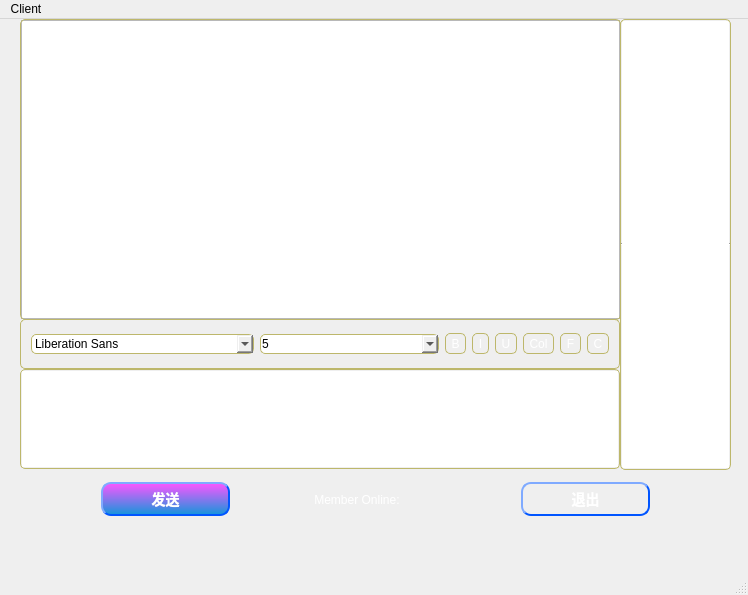
<?xml version="1.0" encoding="UTF-8"?>
<ui version="4.0">
 <class>ClientWindow</class>
 <widget class="QMainWindow" name="ClientWindow">
  <property name="geometry">
   <rect>
    <x>0</x>
    <y>0</y>
    <width>748</width>
    <height>595</height>
   </rect>
  </property>
  <property name="windowTitle">
   <string>MainWindow</string>
  </property>
  <property name="styleSheet">
   <string notr="true"/>
  </property>
  <widget class="QWidget" name="centralwidget">
   <widget class="QFrame" name="frame">
    <property name="geometry">
     <rect>
      <x>20</x>
      <y>300</y>
      <width>600</width>
      <height>50</height>
     </rect>
    </property>
    <property name="styleSheet">
     <string notr="true"> border-width: 1px;
    padding: 1px;
    border-style: solid;
    border-color: darkkhaki;
    border-radius: 5px;</string>
    </property>
    <property name="frameShape">
     <enum>QFrame::Box</enum>
    </property>
    <property name="lineWidth">
     <number>2</number>
    </property>
    <layout class="QHBoxLayout" name="horizontalLayout">
     <item>
      <widget class="QFontComboBox" name="fontCbx"/>
     </item>
     <item>
      <widget class="QComboBox" name="sizeCbx">
       <item>
        <property name="text">
         <string>5</string>
        </property>
       </item>
       <item>
        <property name="text">
         <string>6</string>
        </property>
       </item>
       <item>
        <property name="text">
         <string>7</string>
        </property>
       </item>
       <item>
        <property name="text">
         <string>8</string>
        </property>
       </item>
       <item>
        <property name="text">
         <string>9</string>
        </property>
       </item>
       <item>
        <property name="text">
         <string>10</string>
        </property>
       </item>
       <item>
        <property name="text">
         <string>11</string>
        </property>
       </item>
       <item>
        <property name="text">
         <string>12</string>
        </property>
       </item>
       <item>
        <property name="text">
         <string>13</string>
        </property>
       </item>
       <item>
        <property name="text">
         <string>14</string>
        </property>
       </item>
       <item>
        <property name="text">
         <string>15</string>
        </property>
       </item>
      </widget>
     </item>
     <item>
      <widget class="QToolButton" name="boldTBtn">
       <property name="toolTip">
        <string>Bold</string>
       </property>
       <property name="styleSheet">
        <string notr="true">color:#ffffff; /*文字颜色*/</string>
       </property>
       <property name="text">
        <string>B</string>
       </property>
       <property name="checkable">
        <bool>true</bool>
       </property>
      </widget>
     </item>
     <item>
      <widget class="QToolButton" name="italicTbtn">
       <property name="toolTip">
        <string>Incline</string>
       </property>
       <property name="styleSheet">
        <string notr="true">color:#ffffff; /*文字颜色*/</string>
       </property>
       <property name="text">
        <string>I</string>
       </property>
       <property name="checkable">
        <bool>true</bool>
       </property>
      </widget>
     </item>
     <item>
      <widget class="QToolButton" name="underlineTBtn">
       <property name="toolTip">
        <string>Underline</string>
       </property>
       <property name="styleSheet">
        <string notr="true">color:#ffffff; /*文字颜色*/</string>
       </property>
       <property name="text">
        <string>U</string>
       </property>
       <property name="checkable">
        <bool>true</bool>
       </property>
      </widget>
     </item>
     <item>
      <widget class="QToolButton" name="colorTBtn">
       <property name="toolTip">
        <string>Colour</string>
       </property>
       <property name="styleSheet">
        <string notr="true">color:#ffffff; /*文字颜色*/</string>
       </property>
       <property name="text">
        <string>Col</string>
       </property>
       <property name="checkable">
        <bool>true</bool>
       </property>
      </widget>
     </item>
     <item>
      <widget class="QToolButton" name="FileTBtn">
       <property name="styleSheet">
        <string notr="true">color:#ffffff; /*文字颜色*/</string>
       </property>
       <property name="text">
        <string>F</string>
       </property>
      </widget>
     </item>
     <item>
      <widget class="QToolButton" name="clearTBtn">
       <property name="toolTip">
        <string>Clear</string>
       </property>
       <property name="styleSheet">
        <string notr="true">color:#ffffff; /*文字颜色*/</string>
       </property>
       <property name="text">
        <string>C</string>
       </property>
      </widget>
     </item>
    </layout>
    <zorder>fontCbx</zorder>
    <zorder>sizeCbx</zorder>
    <zorder>italicTbtn</zorder>
    <zorder>underlineTBtn</zorder>
    <zorder>colorTBtn</zorder>
    <zorder>FileTBtn</zorder>
    <zorder>clearTBtn</zorder>
    <zorder>boldTBtn</zorder>
   </widget>
   <widget class="QTextEdit" name="msgTextEdit">
    <property name="geometry">
     <rect>
      <x>20</x>
      <y>350</y>
      <width>600</width>
      <height>100</height>
     </rect>
    </property>
    <property name="styleSheet">
     <string notr="true"> border-width: 1px;
    padding: 1px;
    border-style: solid;
    border-color: darkkhaki;
    border-radius: 5px;</string>
    </property>
   </widget>
   <widget class="QWidget" name="layoutWidget">
    <property name="geometry">
     <rect>
      <x>20</x>
      <y>450</y>
      <width>711</width>
      <height>61</height>
     </rect>
    </property>
    <layout class="QHBoxLayout" name="horizontalLayout_2">
     <property name="spacing">
      <number>81</number>
     </property>
     <property name="leftMargin">
      <number>81</number>
     </property>
     <property name="topMargin">
      <number>0</number>
     </property>
     <property name="rightMargin">
      <number>81</number>
     </property>
     <item>
      <widget class="QPushButton" name="pushButton">
       <property name="styleSheet">
        <string notr="true">QPushButton {
    color:#ffffff; /*文字颜色*/
    background-color:qlineargradient(x1: 0, y1: 0, x2: 0, y2: 1, stop:0 #ff55ff, stop: 1 #1296db);/*背景色*/
    border-style:outset; /*边框风格*/
    border-width:2px;/*边框宽度*/
    border-color:#0055ff; /*边框颜色*/
    border-radius:10px; /*边框倒角*/
    font:bold 14px; /*字体*/
    font-family: Segoe UI;
    min-width:100px;/*控件最小宽度*/
    min-height:20px;/*控件最小高度*/
    padding:4px;/*内边距*/
}</string>
       </property>
       <property name="text">
        <string>发送</string>
       </property>
      </widget>
     </item>
     <item>
      <widget class="QLabel" name="label">
       <property name="styleSheet">
        <string notr="true">font: 75 11pt &quot;Ubuntu Condensed&quot;;
color:#ffffff; /*文字颜色*/</string>
       </property>
       <property name="text">
        <string> Member Online:</string>
       </property>
      </widget>
     </item>
     <item>
      <widget class="QPushButton" name="exitButton">
       <property name="styleSheet">
        <string notr="true">QPushButton {
    color:#ffffff; /*文字颜色*/
    border-style:outset; /*边框风格*/
    border-width:2px;/*边框宽度*/
    border-color:#0055ff; /*边框颜色*/
    border-radius:10px; /*边框倒角*/
    font:bold 14px; /*字体*/
    font-family: Segoe UI;
    min-width:100px;/*控件最小宽度*/
    min-height:20px;/*控件最小高度*/
    padding:4px;/*内边距*/
}</string>
       </property>
       <property name="text">
        <string>退出</string>
       </property>
      </widget>
     </item>
    </layout>
    <zorder>label</zorder>
    <zorder>exitButton</zorder>
    <zorder>pushButton</zorder>
   </widget>
   <widget class="QTextBrowser" name="MemberBrowser">
    <property name="geometry">
     <rect>
      <x>620</x>
      <y>0</y>
      <width>111</width>
      <height>451</height>
     </rect>
    </property>
    <property name="styleSheet">
     <string notr="true"/>
    </property>
    <property name="frameShape">
     <enum>QFrame::HLine</enum>
    </property>
    <property name="frameShadow">
     <enum>QFrame::Sunken</enum>
    </property>
   </widget>
   <widget class="QTextBrowser" name="textBrowser">
    <property name="geometry">
     <rect>
      <x>21</x>
      <y>1</y>
      <width>599</width>
      <height>299</height>
     </rect>
    </property>
    <property name="styleSheet">
     <string notr="true"/>
    </property>
   </widget>
   <widget class="QFrame" name="frame_2">
    <property name="geometry">
     <rect>
      <x>20</x>
      <y>0</y>
      <width>601</width>
      <height>301</height>
     </rect>
    </property>
    <property name="styleSheet">
     <string notr="true"> border-width: 1px;
    padding: 1px;
    border-style: solid;
    border-color: darkkhaki;
    border-radius: 5px;</string>
    </property>
    <property name="frameShape">
     <enum>QFrame::StyledPanel</enum>
    </property>
    <property name="frameShadow">
     <enum>QFrame::Raised</enum>
    </property>
    <property name="lineWidth">
     <number>2</number>
    </property>
   </widget>
   <widget class="QFrame" name="frame_3">
    <property name="geometry">
     <rect>
      <x>620</x>
      <y>0</y>
      <width>111</width>
      <height>451</height>
     </rect>
    </property>
    <property name="styleSheet">
     <string notr="true"> border-width: 1px;
    padding: 1px;
    border-style: solid;
    border-color: darkkhaki;
    border-radius: 5px;</string>
    </property>
    <property name="frameShape">
     <enum>QFrame::StyledPanel</enum>
    </property>
    <property name="frameShadow">
     <enum>QFrame::Raised</enum>
    </property>
    <property name="lineWidth">
     <number>2</number>
    </property>
   </widget>
   <widget class="QWidget" name="horizontalLayoutWidget">
    <property name="geometry">
     <rect>
      <x>20</x>
      <y>509</y>
      <width>711</width>
      <height>51</height>
     </rect>
    </property>
    <layout class="QHBoxLayout" name="horizontalLayout_3">
     <item>
      <spacer name="horizontalSpacer">
       <property name="orientation">
        <enum>Qt::Horizontal</enum>
       </property>
       <property name="sizeHint" stdset="0">
        <size>
         <width>40</width>
         <height>20</height>
        </size>
       </property>
      </spacer>
     </item>
     <item>
      <widget class="QLabel" name="Hellolabel">
       <property name="styleSheet">
        <string notr="true">QLabel {
    font-family: &quot;KaiTI&quot;;
    font-size: 17px;
    color: #BDC8E2;
}
</string>
       </property>
       <property name="text">
        <string/>
       </property>
      </widget>
     </item>
     <item>
      <spacer name="horizontalSpacer_2">
       <property name="orientation">
        <enum>Qt::Horizontal</enum>
       </property>
       <property name="sizeHint" stdset="0">
        <size>
         <width>40</width>
         <height>20</height>
        </size>
       </property>
      </spacer>
     </item>
    </layout>
   </widget>
  </widget>
  <widget class="QStatusBar" name="statusbar"/>
  <widget class="QMenuBar" name="menubar">
   <property name="geometry">
    <rect>
     <x>0</x>
     <y>0</y>
     <width>748</width>
     <height>28</height>
    </rect>
   </property>
   <widget class="QMenu" name="menuClient">
    <property name="title">
     <string>Client</string>
    </property>
   </widget>
   <addaction name="menuClient"/>
  </widget>
 </widget>
 <resources/>
 <connections/>
</ui>
